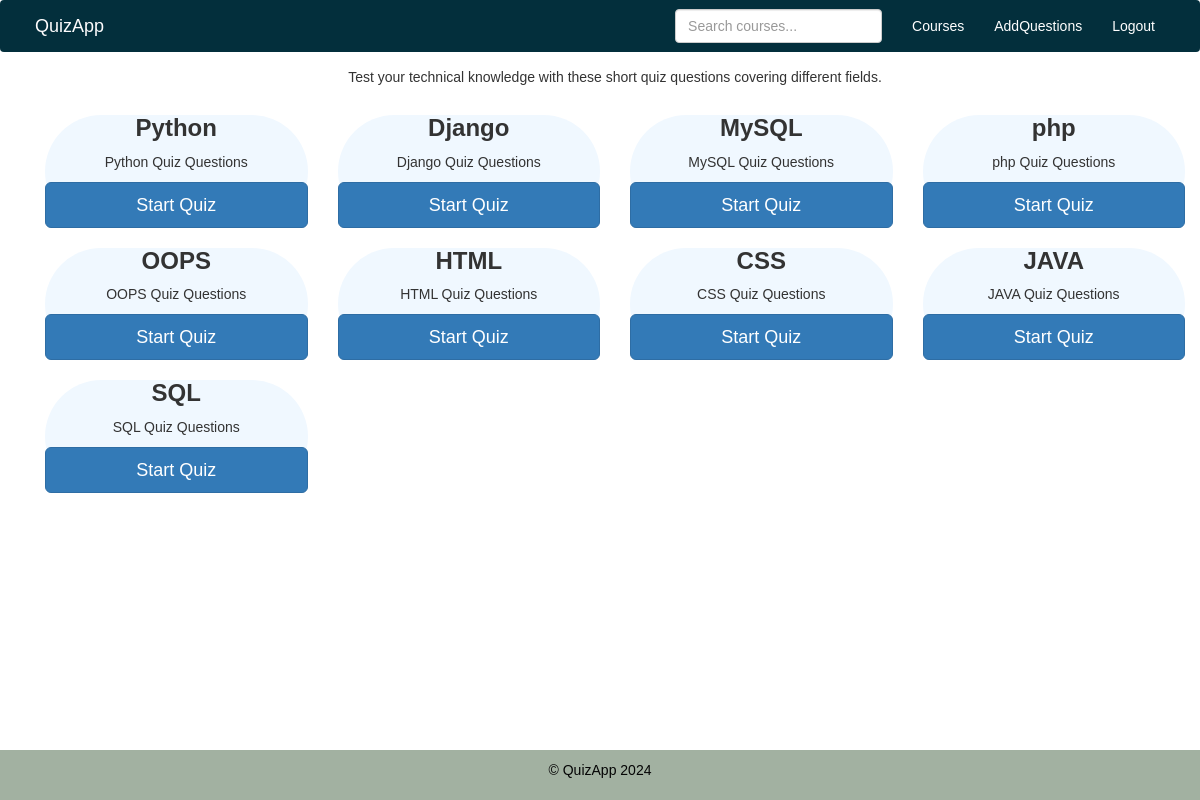
The page /Quiz_Question/ on the database its author committed.
### Quiz_Question/models.py (models this page shows, shortened)
class QuizCategory(models.Model):
    title = models.CharField(max_length=200, null=True,unique=True)
    details = models.TextField(max_length=200,null=True,blank=True)
    point=models.PositiveIntegerField()
    class Meta:
        verbose_name_plural ='Categories'

### Quiz_Question/views.py (the view)
# urls.py: path('',view_courses, name='view_courses'),
def view_courses(request):
    query = request.GET.get('q')
    if query:
        course = QuizCategory.objects.filter(title__icontains=query)
    else:
        course = QuizCategory.objects.all()
    d1 = {'course': course}
    return render(request, 'course.html', context=d1)

### Quiz_Question/templates/course.html
{% extends "base.html" %}
{% block body %}
<div class='container'>
  <h5 class='text-center' style="margin-top: 70px;">Test your technical knowledge with these short quiz questions covering different fields.</h5>
    <div class='row'>
     {% for i in course %}
        <div class="col-lg-3 mb-4">
          <div class="card" style="border-radius: 70px; background-color: aliceblue;">
            <div class="card-body">
              <h3 class="card-title text-center"><b>{{ i.title }}</b></h3>
              <p class="card-text text-center">{{ i.details }}</p>
              <a href="quiz/{{ i.id }}/" class="btn btn-primary btn-lg btn-block">Start Quiz</a>
            </div>
          </div>
        </div>
     {% endfor %}
    </div>
</div>
{% endblock %}

### Quiz_Question/templates/base.html (shortened to what this page needs)
<!DOCTYPE html>
<html lang="en">
<head>
    <link rel="stylesheet" href="https://maxcdn.bootstrapcdn.com/bootstrap/3.4.1/css/bootstrap.min.css">
    <link rel="stylesheet" href="https://cdnjs.cloudflare.com/ajax/libs/font-awesome/5.15.4/css/all.min.css">
</head>
<body>
    <nav class="navbar navbar-default" role="navigation">
        <div class="container">
            <div class="navbar-header">
                <a class="navbar-brand"> QuizApp</a>
            </div>
            <div class="navbar-collapse collapse">
                <ul class="nav navbar-nav navbar-right">
                    <li>
                        <form method="GET" action="{% url 'view_courses' %}" class="navbar-form" role="search">
                            <div class="form-group">
                                <input type="text" class="form-control" name="q" placeholder="Search courses...">
                            </div>
                        </form>
                    </li>
                    <li><a href="{% url 'view_courses' %}">Courses</a></li>
                    <li><a href="{% url 'add_question' %}">AddQuestions</a></li>
                    <li><a href="/logout/">Logout</a></li>
                </ul>
            </div>
        </div>
    </nav>
    <div class="container">
        {% block body %}{% endblock %}
    </div>
    <footer class="footer">
        <div class="container">
            <p>&copy; QuizApp <span id="currentYear"></span></p>
        </div>
    </footer>
</body>
</html>

### Quiz_Question/templates/base.html (style rules this page uses)
body { display: flex; min-height: 100vh; flex-direction: column; font-family: Arial, sans-serif; }
.container { flex: 1; max-width: 1170px; margin: auto; }
.footer { background-color: #a2b1a1; padding: 10px 0; margin-top: auto; color: #050505; text-align: center; }
.navbar-default { position: fixed; top: 0; width: 100%; background-color: rgb(3, 47, 60); border-color: transparent; }
.navbar-default .navbar-brand { color: rgb(253, 252, 253); }
.navbar-default .navbar-nav>li>a { color: #fff; }

### rows shown on the page
QuizCategory: title "Python", details "Python Quiz Questions"
QuizCategory: title "Django", details "Django Quiz Questions"
QuizCategory: title "MySQL", details "MySQL Quiz Questions"
QuizCategory: title "php", details "php Quiz Questions"
QuizCategory: title "OOPS", details "OOPS Quiz Questions"
QuizCategory: title "HTML", details "HTML Quiz Questions"
QuizCategory: title "CSS", details "CSS Quiz Questions"
QuizCategory: title "JAVA", details "JAVA Quiz Questions"
QuizCategory: title "SQL", details "SQL Quiz Questions"
